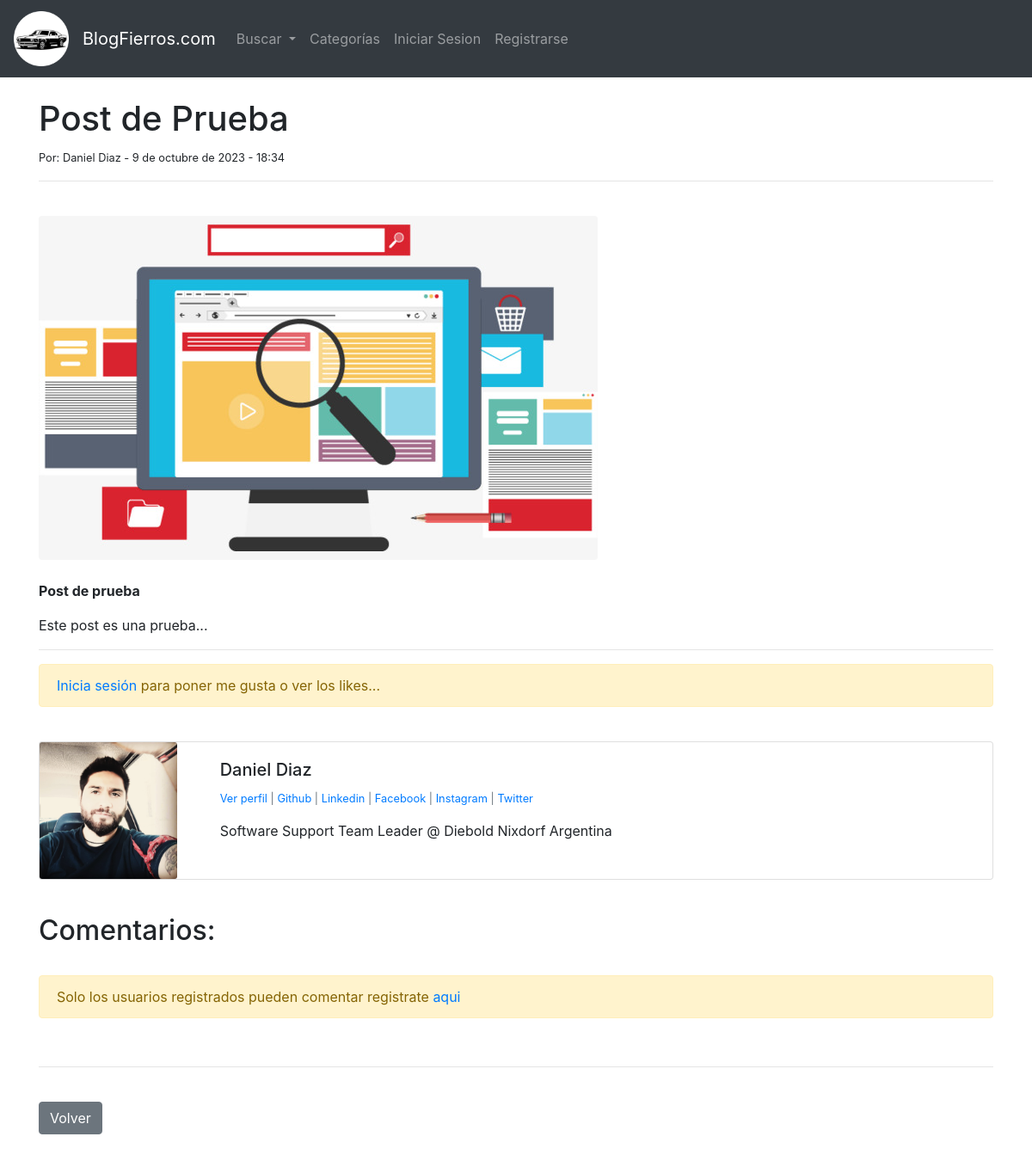
The app's page /article/55, older data.
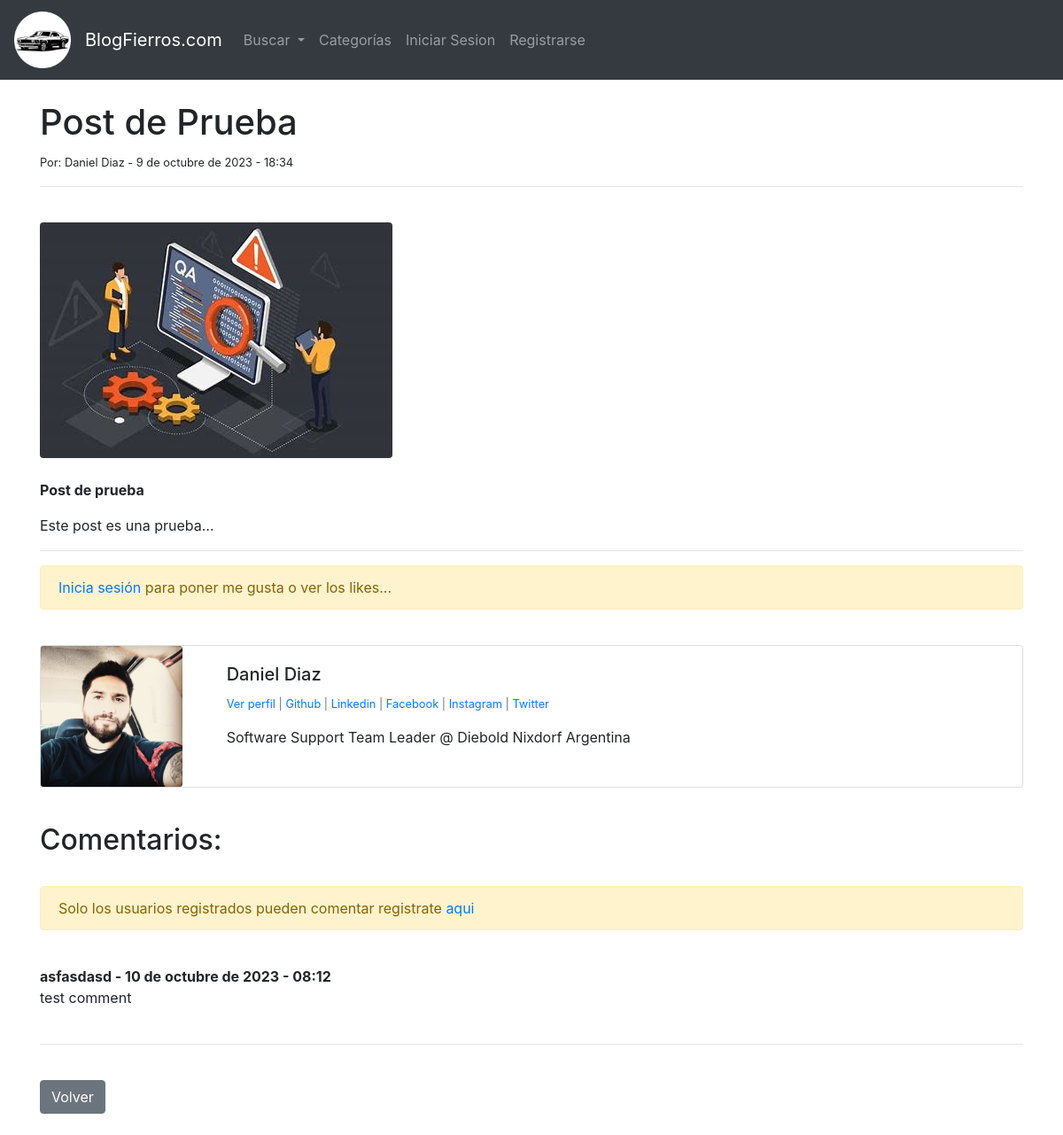
The same page, newer data.
### appfierros/models.py (models this page shows, shortened)
class Post(models.Model):
	titulo = models.CharField(max_length=255)
	header_image = models.ImageField(null=True, blank=True, upload_to="images/")
	titulo_tag = models.CharField(max_length=255, default="BlogFierros")
	autor = models.ForeignKey(User, on_delete=models.CASCADE)
	body = RichTextField(blank=True, null=True)
	post_date = models.DateField(auto_now_add=True)
	post_time = models.TimeField(auto_now_add=True)
	categoria = models.CharField(max_length=255, default="Sin categoria")
	likes = models.ManyToManyField(User, related_name='blog_posts')
	def total_likes(self):
		return self.likes.count()

class Profile(models.Model):
	user = models.OneToOneField(User, null=True, on_delete=models.CASCADE)
	bio = models.TextField()
	profile_pic = models.ImageField(null=True, blank=True, upload_to="images/profile")
	github_url = models.CharField(max_length=255, null=True, blank=True)
	linkedin_url = models.CharField(max_length=255, null=True, blank=True)
	facebook_url = models.CharField(max_length=255, null=True, blank=True)
	instagram_url = models.CharField(max_length=255, null=True, blank=True)
	twitter_url = models.CharField(max_length=255, null=True, blank=True)
	date_modified = models.DateTimeField(User, auto_now=True)

class Comment(models.Model):
	post = models.ForeignKey(Post, related_name="comments", on_delete=models.CASCADE)
	name = models.ForeignKey(User, on_delete=models.CASCADE)
	body = models.TextField()
	comment_date = models.DateField(auto_now_add=True)
	comment_time = models.TimeField(auto_now_add=True)

### appfierros/views.py (the view)
# urls.py: path('article/<int:pk>', ArticleDetailView.as_view(), name='article-detail'),
class ArticleDetailView(DetailView):
	model = Post
	template_name = 'article_details.html'
	def get_context_data(self, *args, **kwargs):
		cat_menu = Categoria.objects.all()
		context = super(ArticleDetailView, self).get_context_data(*args, **kwargs)
		stuff = get_object_or_404(Post, id=self.kwargs['pk'])
		total_likes = stuff.total_likes()
		liked = False
		if stuff.likes.filter(id=self.request.user.id).exists():
			liked = True
		context["cat_menu"] = cat_menu
		context["total_likes"] = total_likes
		context["liked"] = liked
		return context

### appfierros/templates/article_details.html (shortened to what this page needs)
{% extends 'base.html' %}
{% load static %}
{% block content %}
<h1>{{ post.titulo }}</h1>
<small>Por: {{ post.autor.first_name }} {{ post.autor.last_name}} - {{ post.post_date }} - {{ post.post_time }}
</small>
<hr>
{% if post.header_image %}
<img src="{{ post.header_image.url }}" class="rounded"></br></br>
{% endif %}
{{ post.body|safe }}
<hr>
<form action="{% url 'like_post' post.pk %}" method="POST">
	{% if user.is_authenticated %}
		{% if liked %}
			<button type="submit", name="post_id", value="{{ post.id }}", class="btn btn-danger btn-sm">	Ya no me gusta!
			</button>
		{% else %}
			<button type="submit", name="post_id", value="{{ post.id }}", class="btn btn-primary btn-sm">	Me gusta!
			</button>
		{% endif %}
		- {{ total_likes }} Likes
	{% else %}
		<div class="alert alert-warning" role="alert">
  			<a href="{% url 'login' %}">Inicia sesión</a> para poner me gusta o ver los likes...
		</div>
	{% endif %}
</form>
<br/>
<div class="card mb-3">
  <div class="row no-4">
    <div class="col-md-2">
{% if post.autor.profile.profile_pic %}
      <img src="{{ post.autor.profile.profile_pic.url }}" class="card-img">
{% else %}
			<img src="{% static 'appfierros/images/default.png'%}" class="card-img">
{% endif %}
    </div>
    <div class="col-md-8">
      <div class="card-body">
        <h5 class="card-title">{{ post.autor.first_name }} {{ post.autor.last_name}}</h5>
        <p class="small text-muted">
        	{% if post.autor.profile.id %}
        	<a href="{% url 'show_profile_page' post.autor.profile.id %}">Ver perfil</a> |
        	{% endif %}
        	{% if post.autor.profile.github_url %}
	        	<a href="{{ post.autor.profile.github_url }}" target="_blank">Github</a> |
	        {% endif %}
	        {% if post.autor.profile.linkedin_url %}
	        	<a href="{{ post.autor.profile.linkedin_url }}" target="_blank">Linkedin</a> |
	        {% endif %}
	        {% if post.autor.profile.facebook_url %}
	        	<a href="{{ post.autor.profile.facebook_url }}" target="_blank">Facebook</a> |
	        {% endif %}
	        {% if post.autor.profile.instagram_url %}
	        	<a href="{{ post.autor.profile.instagram_url }}" target="_blank">Instagram</a> |
	        {% endif %}
	        {% if post.autor.profile.twitter_url %}
	        	<a href="{{ post.autor.profile.twitter_url }}" target="_blank">Twitter</a>
	        {% endif %}
     	</p>
        <p class="card-text">{{ post.autor.profile.bio }}</p>
      </div>
    </div>
  </div>
</div>
<br/>
<h2> Comentarios: </h2>
<br/>
	{% if user.is_authenticated %}
		{% if not post.comments.all %}
			No hay comentarios todavia... <a href="{% url 'add_comment' post.pk %}">se el primero :)</a>
		{% else %}
			<a href="{% url 'add_comment' post.pk %}">Deja un comentario</a>
			<br/><br/>
		{% endif %}
	{% else %}
			<div class="alert alert-warning" role="alert">
  			Solo los usuarios registrados pueden comentar registrate <a href="{% url 'register' %}">aqui </a>
			</div>
			<br/>
	{% endif %}
			{% for comment in post.comments.all %}
				<strong>
					{{ comment.name }} -
					{{ comment.comment_date }} -
					{{ comment.comment_time }}
				</strong>
				<br/>
				{{ comment.body }}
				<br/><br/>
			{% endfor %}
<hr>
<br/>
<a href="{% url 'home' %}" class="btn btn-secondary">Volver</a>
<br/>
<br/>
{% endblock %}

Row changes from the older to the newer data that the page shows:
changed Post "Post de Prueba": header_image: a different picture
added Comment: name "asfasdasd", comment_date "10 de octubre de 2023", comment_time "08:12", body "test comment"
